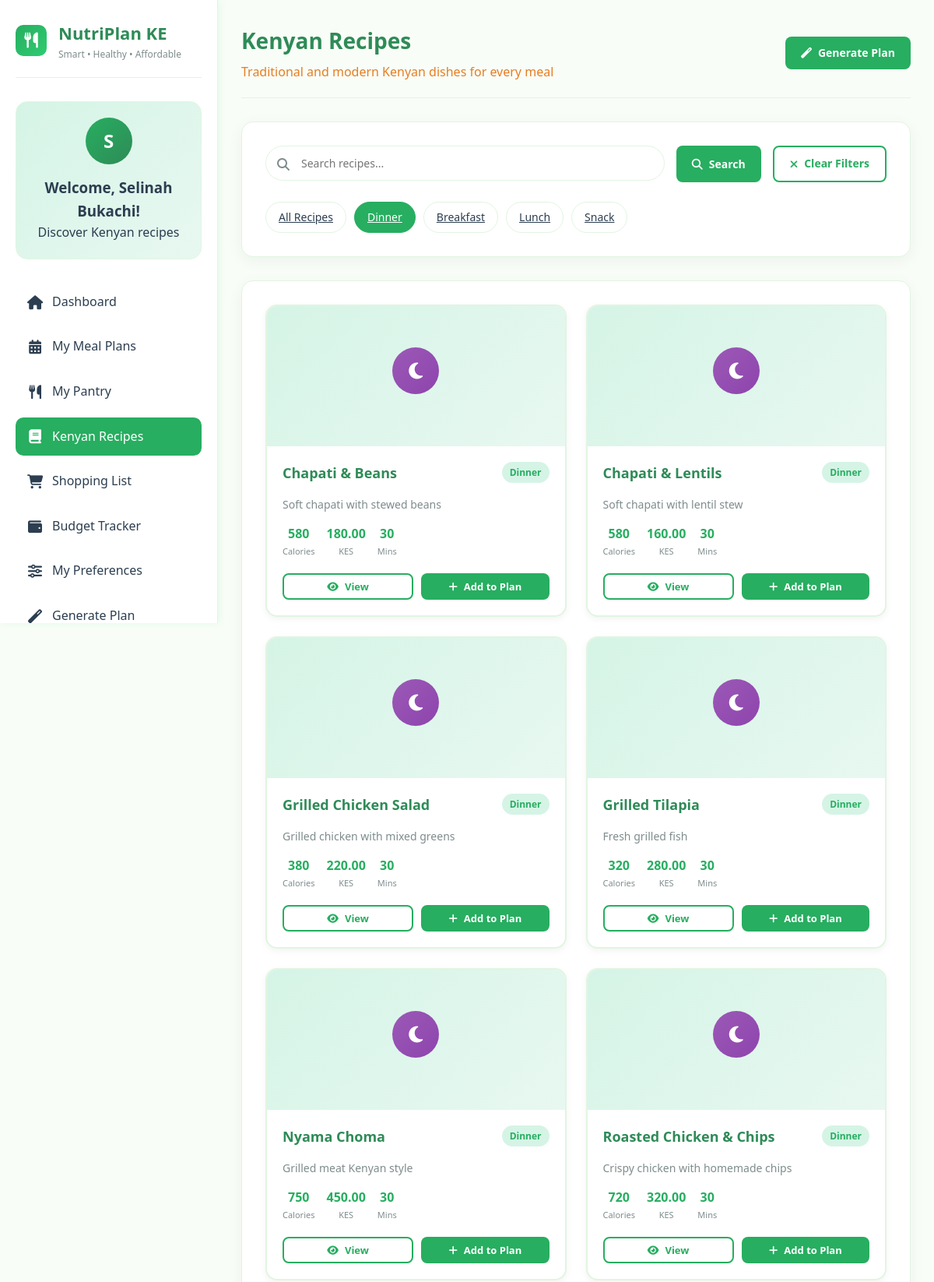
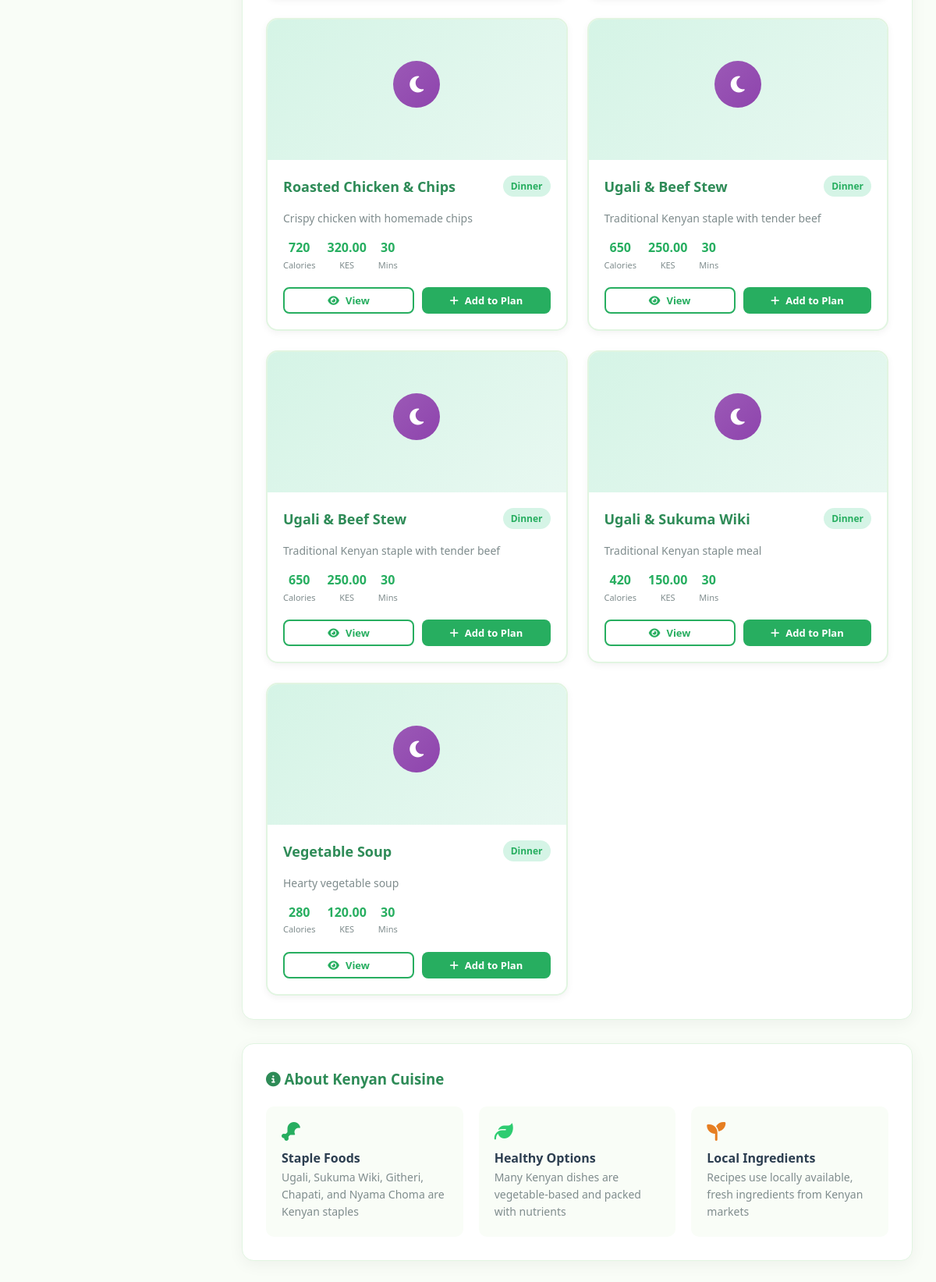
The app's page /recipes.php?category=Dinner (signed in) with its own data (2 pictures, top to bottom).
### tables this page shows
CREATE TABLE `recipes` (
  `recipe_id` int(11) NOT NULL,
  `recipe_name` varchar(100) NOT NULL,
  `description` text DEFAULT NULL,
  `instructions` text NOT NULL,
  `prep_time` varchar(50) DEFAULT NULL,
  `serving_size` int(11) DEFAULT NULL,
  `meal_type` varchar(50) DEFAULT NULL,
  `estimated_cost` decimal(10,2) DEFAULT NULL,
  `calories` int(11) DEFAULT NULL,
  `protein` decimal(5,2) DEFAULT NULL,
  `carbs` decimal(5,2) DEFAULT NULL,
  `fats` decimal(5,2) DEFAULT NULL,
  `image` varchar(255) DEFAULT NULL,
  `created_at` timestamp NOT NULL DEFAULT current_timestamp()
);

### recipes.php (the view, shortened to what this page needs)
<?php
require_once 'config.php';
$user_name = $_SESSION['full_name'];
$recipes_query = "SELECT * FROM recipes ORDER BY meal_type, recipe_name";
$recipes_result = mysqli_query($conn, $recipes_query);
$categories_query = "SELECT DISTINCT meal_type FROM recipes";
$categories_result = mysqli_query($conn, $categories_query);
$categories = [];
while ($cat = mysqli_fetch_assoc($categories_result)) {
    $categories[] = $cat['meal_type'];
}
$search = '';
$category_filter = '';
if (isset($_GET['category']) && !empty($_GET['category'])) {
    $category = mysqli_real_escape_string($conn, $_GET['category']);
    $recipes_query = "SELECT * FROM recipes WHERE meal_type = '$category' ORDER BY recipe_name";
    $recipes_result = mysqli_query($conn, $recipes_query);
    $category_filter = $category;
}
?>
<!DOCTYPE html>
<html lang="en">
<head>
    <link rel="stylesheet" href="https://cdnjs.cloudflare.com/ajax/libs/font-awesome/6.4.0/css/all.min.css">
</head>
<body>
    <div class="dashboard-container">
        <aside class="sidebar">
            <div class="logo">
                <div class="logo-icon">
                    <i class="fas fa-utensils"></i>
                </div>
                <div class="logo-text">
                    <h2>NutriPlan KE</h2>
                    <p>Smart • Healthy • Affordable</p>
                </div>
            </div>
            <div class="user-welcome">
                <div class="user-avatar">
                    <?php echo strtoupper(substr($user_name, 0, 1)); ?>
                </div>
                <h3>Welcome, <?php echo htmlspecialchars($user_name); ?>!</h3>
                <p>Discover Kenyan recipes</p>
            </div>
            <ul class="nav-menu">
                <li><a href="dashboard.php"><i class="fas fa-home"></i> Dashboard</a></li>
                <li><a href="meal_plan.php"><i class="fas fa-calendar-alt"></i> My Meal Plans</a></li>
                <li><a href="pantry.php"><i class="fas fa-utensils"></i> My Pantry</a></li>
                <li><a href="recipes.php" class="active"><i class="fas fa-book"></i> Kenyan Recipes</a></li>
                <li><a href="shopping-list.php"><i class="fas fa-shopping-cart"></i> Shopping List</a></li>
                <li><a href="budget.php"><i class="fas fa-wallet"></i> Budget Tracker</a></li>
                <li><a href="preferences.php"><i class="fas fa-sliders-h"></i> My Preferences</a></li>
                <li><a href="create-plan.php"><i class="fas fa-magic"></i> Generate Plan</a></li>
            </ul>
        </aside>
        <main class="main-content">
            <div class="top-header">
                <div class="welcome-message">
                    <h1>Kenyan Recipes</h1>
                    <p>Traditional and modern Kenyan dishes for every meal</p>
                </div>
                <div class="header-actions">
                    <a href="create-plan.php" class="btn btn-primary">
                        <i class="fas fa-magic"></i> Generate Plan
                    </a>
                </div>
            </div>
            <div class="content-section">
                <form method="GET" action="" class="search-filter">
                    <div class="search-box">
                        <i class="fas fa-search"></i>
                        <input type="text" name="search" placeholder="Search recipes..." value="<?php echo htmlspecialchars($search); ?>">
                    </div>
                    <button type="submit" class="btn btn-primary">
                        <i class="fas fa-search"></i> Search
                    </button>
                    <?php if (!empty($search) || !empty($category_filter)): ?>
                        <a href="recipes.php" class="btn btn-outline">
                            <i class="fas fa-times"></i> Clear Filters
                        </a>
                    <?php endif; ?>
                </form>
                <div class="category-filter">
                    <a href="recipes.php" class="category-btn <?php echo empty($category_filter) ? 'active' : ''; ?>">
                        All Recipes
                    </a>
                    <?php foreach ($categories as $category): ?>
                        <a href="?category=<?php echo urlencode($category); ?>"
                           class="category-btn <?php echo $category_filter == $category ? 'active' : ''; ?>">
                            <?php echo htmlspecialchars($category); ?>
                        </a>
                    <?php endforeach; ?>
                </div>
            </div>
            <div class="content-section">
                <?php if (mysqli_num_rows($recipes_result) > 0): ?>
                    <?php if (empty($category_filter) && empty($search)): ?>
                        <?php
                        mysqli_data_seek($recipes_result, 0);
                        $recipes_by_category = [];
                        while ($recipe = mysqli_fetch_assoc($recipes_result)) {
                            $recipes_by_category[$recipe['meal_type']][] = $recipe;
                        }
                        foreach ($recipes_by_category as $category => $category_recipes):
                            $icon_class = strtolower($category) . '-icon';
                            $category_icon = '';
                            switch($category) {
                                case 'Breakfast': $category_icon = 'fas fa-sun'; break;
                                case 'Lunch': $category_icon = 'fas fa-sun'; break;
                                case 'Dinner': $category_icon = 'fas fa-moon'; break;
                                case 'Snack': $category_icon = 'fas fa-apple-alt'; break;
                                default: $category_icon = 'fas fa-utensils';
                            }
                        ?>
                            <div class="category-section">
                                <h3><i class="<?php echo $category_icon; ?>"></i> <?php echo htmlspecialchars($category); ?> Recipes</h3>
                                <div class="recipes-grid">
                                    <?php foreach ($category_recipes as $recipe): ?>
                                        <div class="recipe-card">
                                            <div class="recipe-image">
                                                <div class="recipe-icon <?php echo $icon_class; ?>">
                                                    <i class="<?php echo $category_icon; ?>"></i>
                                                </div>
                                            </div>
                                            <div class="recipe-content">
                                                <div class="recipe-header">
                                                    <h3><?php echo htmlspecialchars($recipe['recipe_name']); ?></h3>
                                                    <span class="recipe-category"><?php echo htmlspecialchars($category); ?></span>
                                                </div>
                                                <p class="recipe-description">
                                                    <?php echo htmlspecialchars($recipe['description'] ?? 'Traditional Kenyan dish'); ?>
                                                </p>
                                                <div class="recipe-details">
                                                    <div class="recipe-nutrition">
                                                        <div class="nutrition-item">
                                                            <span class="nutrition-value"><?php echo $recipe['calories'] ?? '300'; ?></span>
                                                            <span class="nutrition-label">Calories</span>
                                                        </div>
                                                        <div class="nutrition-item">
                                                            <span class="nutrition-value"><?php echo $recipe['estimated_cost']; ?></span>
                                                            <span class="nutrition-label">KES</span>
                                                        </div>
                                                        <div class="nutrition-item">
                                                            <span class="nutrition-value"><?php echo $recipe['prep_time'] ?? '30'; ?></span>
                                                            <span class="nutrition-label">Mins</span>
                                                        </div>
                                                    </div>
                                                </div>
                                                <div class="recipe-actions">
                                                    <button class="btn btn-sm btn-outline" onclick="viewRecipe(<?php echo $recipe['recipe_id']; ?>)">
                                                        <i class="fas fa-eye"></i> View
                                                    </button>
                                                    <button class="btn btn-sm btn-primary" onclick="addToPlan(<?php echo $recipe['recipe_id']; ?>)">
                                                        <i class="fas fa-plus"></i> Add to Plan
                                                    </button>
                                                </div>
                                            </div>
                                        </div>
                                    <?php endforeach; ?>
                                </div>
                            </div>
                        <?php endforeach; ?>
                    <?php else: ?>
                        <div class="recipes-grid">
                            <?php while ($recipe = mysqli_fetch_assoc($recipes_result)):
                                $icon_class = strtolower($recipe['meal_type']) . '-icon';
                                $category_icon = '';
                                switch($recipe['meal_type']) {
                                    case 'Dinner': $category_icon = 'fas fa-moon'; break;
                                }
                            ?>
                                <div class="recipe-card">
                                    <div class="recipe-image">
                                        <div class="recipe-icon <?php echo $icon_class; ?>">
                                            <i class="<?php echo $category_icon; ?>"></i>
                                        </div>
                                    </div>
                                    <div class="recipe-content">
                                        <div class="recipe-header">
                                            <h3><?php echo htmlspecialchars($recipe['recipe_name']); ?></h3>
                                            <span class="recipe-category"><?php echo htmlspecialchars($recipe['meal_type']); ?></span>
                                        </div>
                                        <p class="recipe-description">
                                            <?php echo htmlspecialchars($recipe['description'] ?? 'Traditional Kenyan dish'); ?>
                                        </p>
                                        <div class="recipe-details">
                                            <div class="recipe-nutrition">
                                                <div class="nutrition-item">
                                                    <span class="nutrition-value"><?php echo $recipe['calories'] ?? '300'; ?></span>
                                                    <span class="nutrition-label">Calories</span>
                                                </div>
                                                <div class="nutrition-item">
                                                    <span class="nutrition-value"><?php echo $recipe['estimated_cost']; ?></span>
                                                    <span class="nutrition-label">KES</span>
                                                </div>
                                                <div class="nutrition-item">
                                                    <span class="nutrition-value"><?php echo $recipe['prep_time'] ?? '30'; ?></span>
                                                    <span class="nutrition-label">Mins</span>
                                                </div>
                                            </div>
                                        </div>
                                        <div class="recipe-actions">
                                            <button class="btn btn-sm btn-outline" onclick="viewRecipe(<?php echo $recipe['recipe_id']; ?>)">
                                                <i class="fas fa-eye"></i> View
                                            </button>
                                            <button class="btn btn-sm btn-primary" onclick="addToPlan(<?php echo $recipe['recipe_id']; ?>)">
                                                <i class="fas fa-plus"></i> Add to Plan
                                            </button>
                                        </div>
                                    </div>
                                </div>
                            <?php endwhile; ?>
                        </div>
                    <?php endif; ?>
                <?php endif; ?>
            </div>
            <div class="content-section">
                <h3 style="color: var(--dark-green); margin-bottom: 20px;">
                    <i class="fas fa-info-circle"></i> About Kenyan Cuisine
                </h3>
                <div style="display: grid; grid-template-columns: repeat(auto-fit, minmax(250px, 1fr)); gap: 20px; margin-top: 20px;">
                    <div style="background: var(--light-bg); padding: 20px; border-radius: 10px;">
                        <i class="fas fa-drumstick-bite" style="color: var(--primary-green); font-size: 24px; margin-bottom: 10px;"></i>
                        <h4>Staple Foods</h4>
                        <p style="color: var(--text-light); font-size: 14px;">
                            Ugali, Sukuma Wiki, Githeri, Chapati, and Nyama Choma are Kenyan staples
                        </p>
                    </div>
                    <div style="background: var(--light-bg); padding: 20px; border-radius: 10px;">
                        <i class="fas fa-leaf" style="color: var(--secondary-green); font-size: 24px; margin-bottom: 10px;"></i>
                        <h4>Healthy Options</h4>
                        <p style="color: var(--text-light); font-size: 14px;">
                            Many Kenyan dishes are vegetable-based and packed with nutrients
                        </p>
                    </div>
                    <div style="background: var(--light-bg); padding: 20px; border-radius: 10px;">
                        <i class="fas fa-seedling" style="color: var(--accent-orange); font-size: 24px; margin-bottom: 10px;"></i>
                        <h4>Local Ingredients</h4>
                        <p style="color: var(--text-light); font-size: 14px;">
                            Recipes use locally available, fresh ingredients from Kenyan markets
                        </p>
                    </div>
                </div>
            </div>
        </main>
    </div>
</body>
</html>

### records on screen
recipes: recipe_name "Chapati & Beans", meal_type "Dinner", description "Soft chapati with stewed beans", calories "580", estimated_cost "180.00", prep_time "30"
recipes: recipe_name "Chapati & Lentils", meal_type "Dinner", description "Soft chapati with lentil stew", calories "580", estimated_cost "160.00", prep_time "30"
recipes: recipe_name "Grilled Chicken Salad", meal_type "Dinner", description "Grilled chicken with mixed greens", calories "380", estimated_cost "220.00", prep_time "30"
recipes: recipe_name "Grilled Tilapia", meal_type "Dinner", description "Fresh grilled fish", calories "320", estimated_cost "280.00", prep_time "30"
recipes: recipe_name "Nyama Choma", meal_type "Dinner", description "Grilled meat Kenyan style", calories "750", estimated_cost "450.00", prep_time "30"
recipes: recipe_name "Roasted Chicken & Chips", meal_type "Dinner", description "Crispy chicken with homemade chips", calories "720", estimated_cost "320.00", prep_time "30"
recipes: recipe_name "Roasted Chicken & Chips", meal_type "Dinner", description "Crispy chicken with homemade chips", calories "720", estimated_cost "320.00", prep_time "30"
recipes: recipe_name "Ugali & Beef Stew", meal_type "Dinner", description "Traditional Kenyan staple with tender beef", calories "650", estimated_cost "250.00", prep_time "30"
recipes: recipe_name "Ugali & Beef Stew", meal_type "Dinner", description "Traditional Kenyan staple with tender beef", calories "650", estimated_cost "250.00", prep_time "30"
recipes: recipe_name "Ugali & Sukuma Wiki", meal_type "Dinner", description "Traditional Kenyan staple meal", calories "420", estimated_cost "150.00", prep_time "30"
recipes: recipe_name "Vegetable Soup", meal_type "Dinner", description "Hearty vegetable soup", calories "280", estimated_cost "120.00", prep_time "30"

### other values on screen
substr($user_name, 0, 1) "S"
$user_name "Selinah Bukachi"
$category "Dinner"
$category "Breakfast"
$category "Lunch"
$category "Snack"
